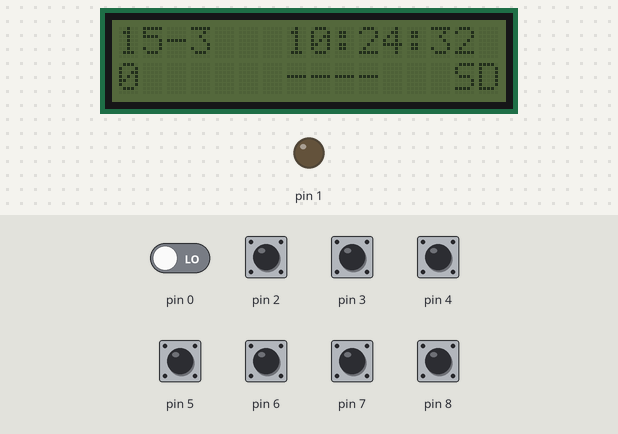
Bench run of a sketch on a simulated Arduino Uno, built with avr-gcc and run on an emulated ATmega328P. On the bench: 16×2 character LCD, output pins drawn as LEDs (lit = HIGH). The test bench sets the inputs (shaded band); at power-on: pin 2–8 HIGH, pin 0 LOW. The local clock reads 2024-03-15 10:24:30 at power-on unless the sketch sets it; storage starts empty; EEPROM starts erased.

Above: at 2.6 s.
2.7 s: pin 2 pulled LOW for 0.15 s
4.4 s: pin 8 pulled LOW for 0.15 s
At 5.3 s:
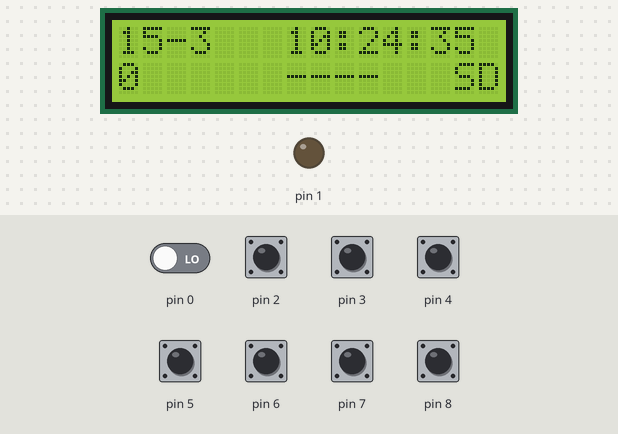
7.5 s: pin 3 pulled LOW for 0.15 s
At 7.64 s:
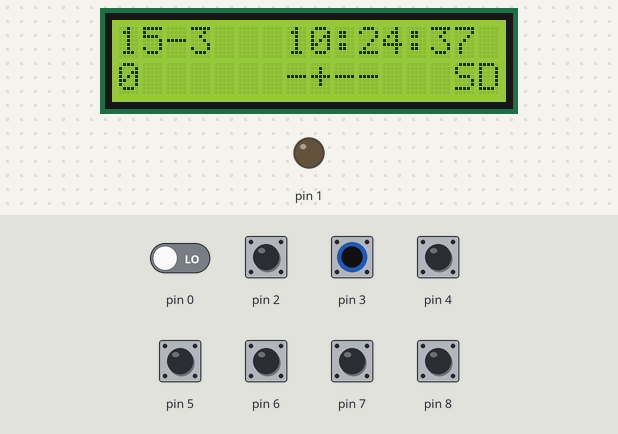
9.2 s: pin 4 pulled LOW for 0.15 s
At 9.33 s:
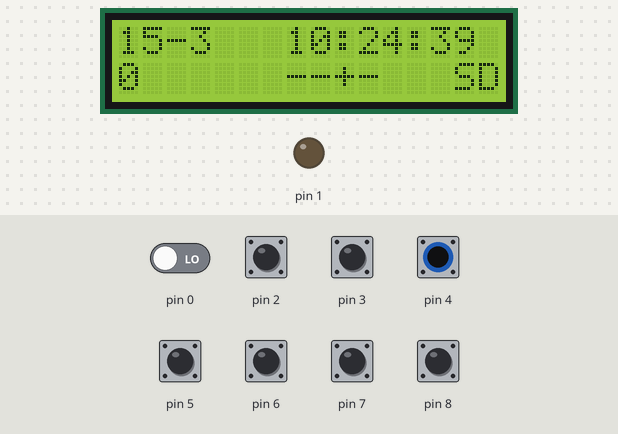
10.9 s: pin 5 pulled LOW for 0.15 s
At 10.98 s:
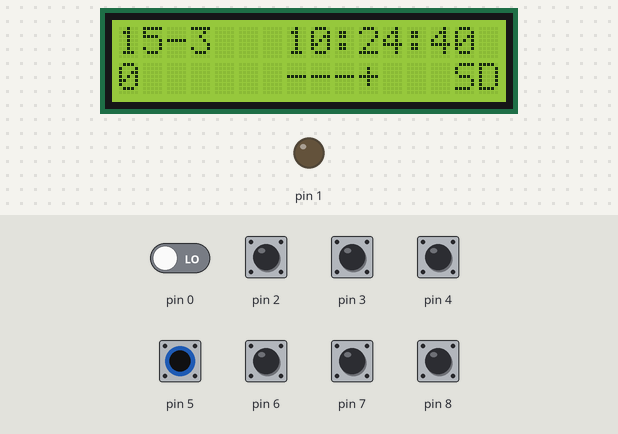
14.0 s: pin 2 pulled LOW for 1 s
At 14.9 s:
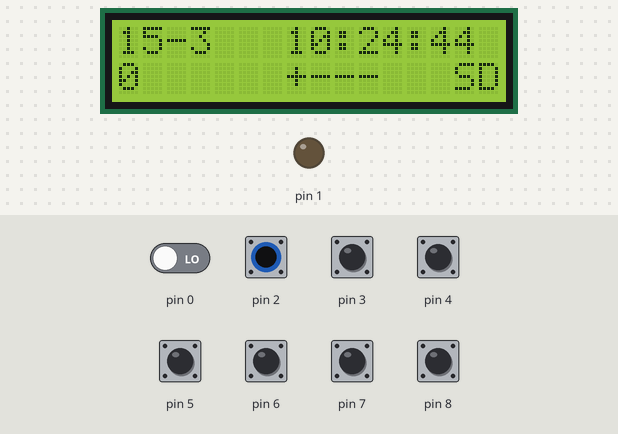
Timing chart, 0 to 17.0 s (numbered marks = the images above; inputs shaded):
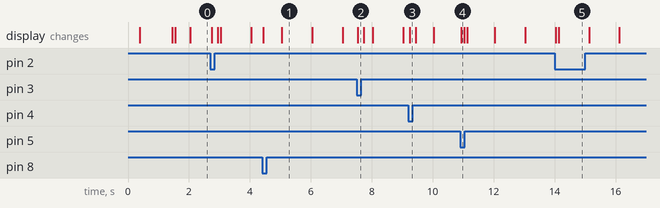

Measured:
- after the input at 4.4 s, the display: first changes at once (image 1 shows a later state)
- after the input at 7.5 s, the display: changes at once (image 2)
- after the input at 9.2 s, the display: changes at once (image 3)
- after the input at 10.9 s, the display: changes at once (image 4)
- after the input at 14.0 s, the display: first changes at once (image 5 shows a later state)
- what the display in image 1 shows lasts 1.0 s, from 5.0 s to 6.0 s

The sketch:

ToiletStuffLoggerSDLCDandButtonsPress2.ino
```cpp
#define LogFileName "datalog.csv"
#define SecondsButtonPress 9
#define backlighttime 60

#include <SD.h>
#include <SPI.h>
#include <Wire.h>
#include <LiquidCrystal_I2C.h>
#include "LowPower.h"
#include <EEPROM.h>
#include "RTClib.h"

RTC_DS1307 RTC;

LiquidCrystal_I2C lcd(0x27, 2, 1, 0, 4, 5, 6, 7, 3, POSITIVE);  // Set the LCD I2C address

//button States monitoring in BITS
byte buttonnow = 1024; //stores button values and default is high
byte buttonpast = 1024;

byte buttonscoring = 0;
unsigned int howmanytimesbuttonpushed;
//button timing
unsigned long timethreshold = SecondsButtonPress; // in seconds
unsigned long currenttime;
unsigned long pushtime[4] = {0,0,0,0} ;
unsigned long lcdbacklighttime;

//bool filewriteallowed = 0;
byte filewriteallowed = 0;

int CS_PIN = 10;
File file;

void setup()   {
  DDRD = B00000010;    //inputs serial io
  pinMode(2, INPUT_PULLUP);
  pinMode(3, INPUT_PULLUP);
  pinMode(4, INPUT_PULLUP);
  pinMode(5, INPUT_PULLUP);
  pinMode(6, INPUT_PULLUP);
  pinMode(7, INPUT_PULLUP);
  pinMode(8, INPUT_PULLUP);

  if(!digitalRead(8))EEPROMUpdateInt(2,0); //reset counter

  delay(300);

   howmanytimesbuttonpushed = EEPROMReadInt(2);

  //Serial.begin(9600);

  lcd.begin(16,2);
  lcd.backlight();

    Wire.begin();
    RTC.begin();
  // Check to see if the RTC is keeping time.  If it is, load the time from your computer.
  if (! RTC.isrunning()) {
    lcd.clear();
    lcd.print("RTC is NOT running!");
    // This will reflect the time that your sketch was compiled
    RTC.adjust(DateTime(__DATE__, __TIME__));
  }

   initializeSD();

   delay(1000);

   if(!SD.exists(LogFileName)) //move this to setup?
   {
    file = SD.open(LogFileName, FILE_WRITE);
    file.println("sep=;");
    file.println("PersonNr;ButtonNr;DateTime");
    file.close();
  }


}


void loop() {
   DateTime now = RTC.now();
  currenttime = now.unixtime();
  buttonnow = PIND >> 2;

  for(int i=0; i<4; i++)
  {

    if (bitRead(buttonnow,i) != bitRead(buttonpast,i) && bitRead(buttonnow,i) == LOW) pushtime[i] = currenttime;
    else if (bitRead(buttonnow,i) == LOW && bitRead(buttonpast,i) == LOW)
    {
      if (currenttime - pushtime[i] >= timethreshold )
      {
        if (!bitRead(buttonscoring,i))
        {
          //howmanytimesbuttonpushed++; // moved to file writing section // this is continuing growing when pressed, make it happen once (debounce in a way)
          bitSet(filewriteallowed,i);
          //filewriteallowed = 1; // replace that with goto either allow that to be logged twice , because if 2 buttons pressed at the same second will cause only 1 record...
        }
        //log that to sd card
        bitWrite(buttonscoring,i,HIGH);
      }
    }
    else if (bitRead(buttonnow,i) != bitRead(buttonpast,i) && bitRead(buttonnow,i) == HIGH)
    {
      //releasetime = currenttime;
      //durationtime = releasetime - pushtime;
      // log that somewhere if needed
      bitWrite(buttonscoring,i,LOW);
     }
    else if (bitRead(buttonnow,i) == bitRead(buttonpast,i)); //nothing happens a.k.a default button state is HIGH;
    else;

  }

  if(!digitalRead(8))  lcdbacklighttime = currenttime + backlighttime;

  if ( lcdbacklighttime > currenttime) lcd.backlight();

    else lcd.noBacklight();

 lcd.clear();


    lcd.print(now.day(), DEC);
    lcd.print('-');
    lcd.print(now.month(), DEC);
    //lcd.print('-');
    //lcd.print(now.year(), DEC);
    lcd.print("   ");
    lcd.print(now.hour(), DEC);
    lcd.print(':');
    lcd.print(now.minute(), DEC);
    lcd.print(':');
    lcd.print(now.second(), DEC);


  lcd.setCursor(0,1);
  lcd.print(howmanytimesbuttonpushed);

  lcd.setCursor(7,1);

  for(int i=0; i<4; i++)
  {
    if(bitRead(buttonnow,i)) lcd.print("-");  // !!!! not pressed button  =  1 because internal pullup
    else if(bitRead(buttonscoring,i)) lcd.print("*");
    else lcd.print("+");
  }


  file = SD.open(LogFileName, FILE_WRITE);

    lcd.setCursor(14,1);
  if (file)  {    lcd.print("SD");   }
  else  {    lcd.print("!!");   }
  LowPower.powerDown(SLEEP_60MS, ADC_OFF, BOD_OFF);


    for (int i = 0; i<4; i++)
    {
      if(bitRead(filewriteallowed,i) ) //if currently multiple button is pressed log each of them
      {
        howmanytimesbuttonpushed++;
  file.print(howmanytimesbuttonpushed);
  file.print(";");
  file.print(i+1);
  file.print(";");
    file.print(now.day(), DEC);
    file.print('-');
    file.print(now.month(), DEC);
    file.print('-');
    file.print(now.year(), DEC);
    file.print(' ');
    file.print(now.hour(), DEC);
    file.print(':');
    file.print(now.minute(), DEC);
    file.print(':');
    file.print(now.second(), DEC);
    file.println();
      }
     }


  file.close();


  filewriteallowed = 0;


  buttonpast = buttonnow;
  //number=howmanytimesbuttonpushed;
  EEPROMUpdateInt(2,howmanytimesbuttonpushed);
  if (howmanytimesbuttonpushed > 65000)howmanytimesbuttonpushed=0;
}


void initializeSD()
{
 // Serial.println("InitSD");
  pinMode(CS_PIN, OUTPUT);

  if (SD.begin())
  {
  lcd.print("SD ready!");
  } else
  {
  lcd.print("SD init failed!");
    return;
  }
}


//This function will write a 2 byte integer to the eeprom at the specified address and address + 1
void EEPROMUpdateInt(int p_address, int p_value)
     {
     byte lowByte = ((p_value >> 0) & 0xFF);
     byte highByte = ((p_value >> 8) & 0xFF);

     EEPROM.update(p_address, lowByte);
     EEPROM.update(p_address + 1, highByte);
     }

//This function will read a 2 byte integer from the eeprom at the specified address and address + 1
unsigned int EEPROMReadInt(int p_address)
     {
     byte lowByte = EEPROM.read(p_address);
     byte highByte = EEPROM.read(p_address + 1);

     return ((lowByte << 0) & 0xFF) + ((highByte << 8) & 0xFF00);
     }
```
